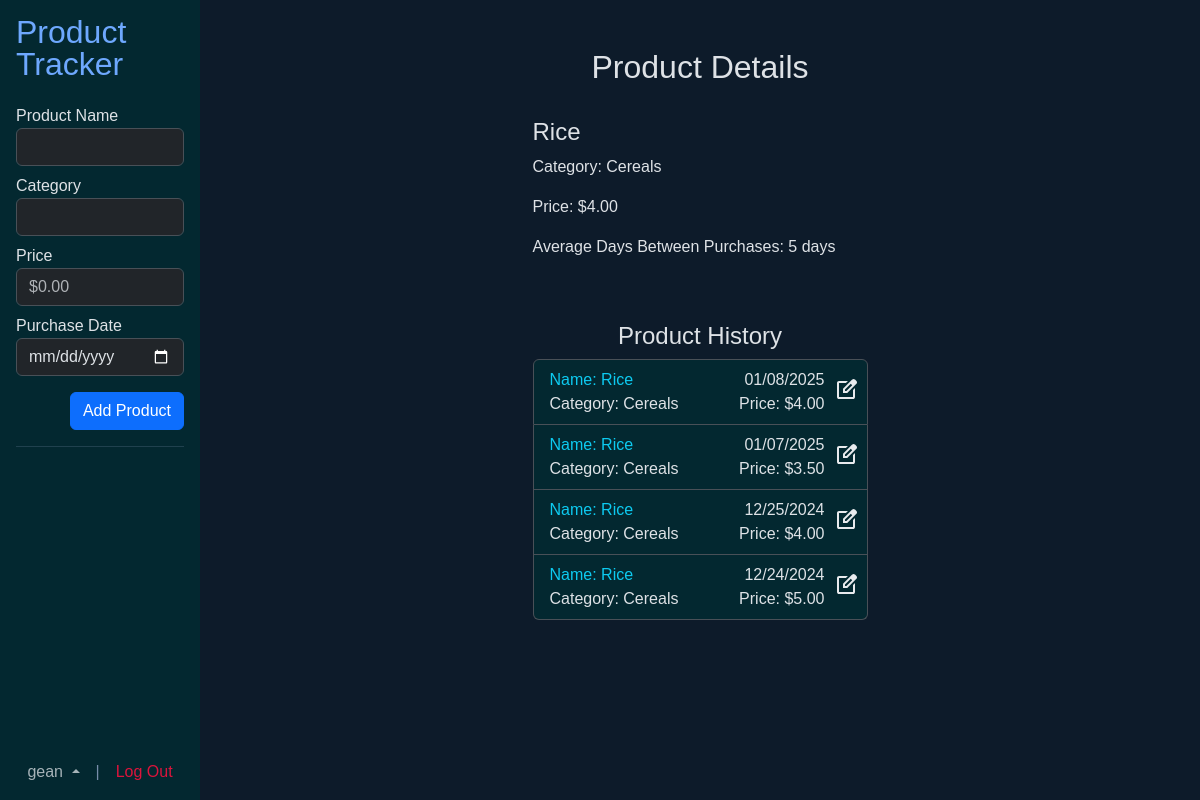
Screenshot of /product?id=41 (signed in) with the database file from the repository.
### tables this page shows
CREATE TABLE users (
id       INTEGER NOT NULL PRIMARY KEY AUTOINCREMENT,
username TEXT NOT NULL UNIQUE,
pwd      TEXT NOT NULL
);

CREATE TABLE items (
id        INTEGER NOT NULL PRIMARY KEY AUTOINCREMENT,
item_name TEXT NOT NULL UNIQUE,
cat_id    INTEGER NOT NULL,
    FOREIGN KEY (cat_id) REFERENCES categories(id)
    ON UPDATE CASCADE
    ON DELETE CASCADE
);

CREATE TABLE categories (
id       INTEGER NOT NULL PRIMARY KEY AUTOINCREMENT,
cat_name TEXT NOT NULL UNIQUE
);

CREATE TABLE history (
id         INTEGER NOT NULL PRIMARY KEY AUTOINCREMENT,
user_id    INTEGER NOT NULL,
item_id    INTEGER NOT NULL,
t_date INTEGER NOT NULL DEFAULT CURRENT_TIMESTAMP,
price      NUMERIC NOT NULL,
    FOREIGN KEY (user_id) REFERENCES users(id)
        ON UPDATE CASCADE
        ON DELETE CASCADE,
    FOREIGN KEY (item_id) REFERENCES items(id)
        ON UPDATE CASCADE
        ON DELETE CASCADE
);

### app.py (the view)
@app.route("/product", methods=["GET"])
@login_required
def product():
    categories = db.execute(text(
        "SELECT id, cat_name AS name FROM categories"
    )).fetchall()
    products = db.execute(text(
        """SELECT history.id AS hist_id, items.id, item_name AS name, cat_name AS category, price, t_date, username FROM history
            JOIN users ON user_id = users.id
            JOIN items ON item_id = items.id
            JOIN categories ON items.cat_id = categories.id
            WHERE user_id = :user AND item_id = (SELECT item_id FROM history WHERE id = :item)
            ORDER BY t_date DESC"""
    ), {"user": session["user_id"], "item": int(request.args.get("id"))}).fetchall()
    selected = None
    dt_diff = []
    for product in products:
        if product.hist_id == int(request.args.get("id")):
            selected = product
    for product in products:
        if product.name == selected.name:
            dt_diff.append(floor(int(product.t_date) / 86400))
    dt_sum = 0
    count = 0
    for i in range(len(dt_diff)):
        if i + 1 < len(dt_diff):
            dt_sum += dt_diff[i] - dt_diff[i + 1]
            count += 1
    try:
        avg_days = int(dt_sum / count)
    except ZeroDivisionError:
        avg_days = 0
    try:
        username = db.execute(text(
            "SELECT username FROM users WHERE id = :id"
        ), {"id": session['user_id']}).fetchone().username
    except:
        session.clear()
        return redirect("/")
    return render_template("index.html", selected_product=selected, products=products, categories=categories, avg_days=avg_days, username=username)

### app.py (called while the page is built)
def usd(value):
    return f"${value:,.2f}"

def date_format(pattern, value):
    return time.strftime(pattern, time.localtime(value))

def login_required(f):
    @wraps(f)
    def decorated_function(*args, **kwargs):
        if session.get("user_id") is None:
            return redirect("/login")
        return f(*args, **kwargs)
    return decorated_function

### templates/index.html (shortened to what this page needs)
{% extends "layout.html" %}
{% block main %}
	<div class="d-flex h-100 p-0 m-0">
		<div class="offcanvas-sm" style="width:200px"></div>
		<nav class="offcanvas-sm offcanvas-start p-3 h-100 bg-info-subtle" style="width: 200px; position: fixed;" tabindex="-1" id="offcanvasResponsive" aria-labelledby="offcanvasResponsiveLabel">
            <div class="offcanvas-body-sm" style="height: 60%">
				<h2 class="offcanvas-title mb-4 lh-1"><a href="/">Product Tracker</a></h2>
				<form method="POST" action="{{ url_for('add_product')}}">
					<div class="form-group mb-2">
						<label for="name">Product Name</label>
						<input type="text" class="form-control" id="name" name="name" required autocomplete="name">
					</div>
					<div class="form-group mb-2">
						<label for="category">Category</label>
						<input name="category" class="form-control" list="datalistOptions" id="category">
					</div>
					<div class="form-group mb-2">
						<label for="price">Price</label>
						<input type="number" class="form-control" id="price" name="price" required step="0.01" min="0" placeholder="$0.00">
					</div>
					<div class="form-group mb-2">
						<label for="date">Purchase Date</label>
						<input type="date" class="form-control" id="date" name="date" required>
					</div>
					<div class="form-group mb-3 pt-2 text-end">
						<button type="submit" class="btn btn-primary">Add Product</button>
					</div>
				</form>
				<hr style="color: #778DA9">
			</div>
			<div id="user-div" class="offcanvas-footer d-flex justify-content-center align-items-end dropup" style="height:40%">
				<a class="text-muted dropdown-toggle" data-bs-toggle="dropdown" aria-expanded="false" style="cursor: pointer">{{ username }} </a>
				<a class="px-3" style="color: #778DA9">|</a>
				<a href="/logout" style="color: #DC143C">Log Out</a>
			</div>
		</nav>
		<div class="text-center mx-auto pt-5">
			<div id="main-content">
				<div class="text-start pb-4" style="height: 250px; width: 335px;">
					{% if selected_product %}
						<h2 class="pb-4 text-center">Product Details</h2>
						<h4>{{ selected_product.name.capitalize() }}</h3>
						<p>Category: {{ selected_product.category.capitalize() }}</p>
						<p>Price: {{ usd(selected_product.price) }}</p>
						<p>Average Days Between Purchases: {{ avg_days }} days</p>
					{% else %}
						<div class="text-center">
							<h2>Product Details</h2>
							<p>Select a product to see details.</p>
						</div>
					{% endif %}
				</div>
				<div class="mt-4 mx-auto pb-4" style="width: 335px;">
					<h4>Product History</h4>
					<ul id="product-list" class="list-group">
						{% if products %}
							{% for product in products %}
								<li class="bg-info-subtle d-flex list-group-item pb-2 pe-0">
									<div class="w-100 text-start">
										<a href="{{ url_for('product', id=product.hist_id) }}" class="text-body">
											<div class="row">
												<div class="col-auto text-info">Name: {{ product.name.capitalize() }}</div>
												<div class="col text-end">{{ date_format("%m/%d/%Y", product.t_date) }}</div>
											</div>
											<div class="row">
												<div class="col-auto">Category: {{ product.category.capitalize() }}</div>
												<div class="col text-end">Price: {{ usd(product.price) }}</div>
											</div>
										</a>
									</div>
									<div>
										<button name="edit" value="{{ product.hist_id }}" class="btn p-2 pb-0 pt-2" data-bs-toggle="modal" data-bs-target="#modal" data-bs-name="{{ product.name.capitalize() }}">
										</button>
									</div>
								</li>
							{% endfor %}
						{% else %}
								<p>No Products</p>
						{% endif %}
					</ul>
				</div>
			</div>
		</div>
    </div>
{% endblock %}

### templates/layout.html (style rules this page uses)
body { background-color: #0D1B2A; font-family: 'montserrat', sans-serif; height: 100vh; }
a { text-decoration: none; }

### rows the page displays
users: username "gean"
items: name "Rice"
categories: category "Cereals"
history: price "$4.00", name "Rice", t_date "01/08/2025", category "Cereals"
history: name "Rice", t_date "01/07/2025", category "Cereals", price "$3.50"
history: name "Rice", t_date "12/25/2024", category "Cereals", price "$4.00"
history: name "Rice", t_date "12/24/2024", category "Cereals", price "$5.00"

### other values shown
{{ avg_days }} "5"
